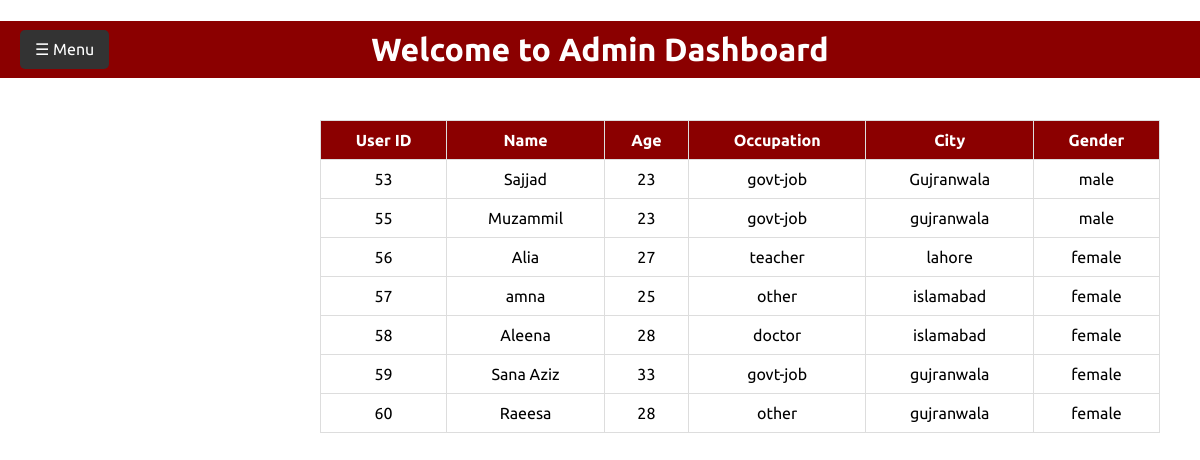
The page /register_users.php (signed in) on the database its author committed.
### tables this page shows
CREATE TABLE `candidate` (
  `id` int(11) NOT NULL,
  `name` varchar(50) NOT NULL,
  `email` varchar(50) NOT NULL,
  `phone_no` varchar(20) NOT NULL,
  `religion` varchar(30) NOT NULL,
  `occupation` varchar(40) NOT NULL,
  `monthly_income` int(50) NOT NULL,
  `age` int(4) NOT NULL,
  `height` varchar(30) NOT NULL,
  `gender` varchar(20) NOT NULL,
  `marital_status` varchar(20) NOT NULL,
  `caste` varchar(30) NOT NULL,
  `profile_img` varchar(50) NOT NULL,
  `c_id` int(11) DEFAULT NULL,
  `city` varchar(50) NOT NULL
);

### register_users.php (the view, shortened to what this page needs)
<?php
    include("connection.php");
    $sql = "SELECT * FROM `candidate` WHERE 1";
    $result = $conn->query($sql);
?>
<!DOCTYPE html>
<html>
<head>
    <link rel="stylesheet" type="text/css" href="admin_dashboard2.css">
</head>
<body>
    <div id="main">
        <span class="openbtn" onclick="toggleNav()">&#9776; Menu</span>
        <h1 style="">Welcome to Admin Dashboard</h1>
        <div class="table-container">
        <table>
    <thead>
        <tr>
            <th>User ID</th>
            <th>Name</th>
            <th>Age</th>
            <th>Occupation</th>
            <th>City</th>
            <th>Gender</th>
        </tr>
    </thead>
    <tbody>
        <?php
        while ($row = $result->fetch_assoc()) {
            echo "<tr>";
            echo "<td>" . $row['c_id'] . "</td>";
            echo "<td>" . $row['name'] . "</td>";
            echo "<td>" . $row['age'] . "</td>";
            echo "<td>" . $row['occupation'] . "</td>";
            echo "<td>" . $row['city'] . "</td>";
            echo "<td>" . $row['gender'] . "</td>";
            echo "</tr>";
        }
        ?>
    </tbody>
</table>
        </div>
    </div>
</body>
</html>

### admin_dashboard2.css (style rules this page uses)
* { font-family: 'Ubuntu', sans-serif; }
body { margin: 0; }
h1 { text-align: center; background-color: darkred; color: white; padding: 10px; }
.openbtn { position: fixed; z-index: 2; left: 20px; top: 30px; background-color: #333; color: #fff; padding: 10px 15px; border-radius: 5px; cursor: pointer; }

### register_users.php (style rules this page uses)
.table-container { width: 70%; text-align: center; justify-content: center; display: flex; flex-direction: column; margin: auto; padding: 20px; margin-right: 20px; }
table { width: 100%; border-collapse: collapse; }
th, td { padding: 10px; border: 1px solid #ddd; }
th { background-color: darkred; color: white; }

### rows shown on the page
candidate: c "53", name "Sajjad", age "23", occupation "govt-job", city "Gujranwala", gender "male"
candidate: c "55", name "Muzammil", age "23", occupation "govt-job", city "gujranwala", gender "male"
candidate: c "56", name "Alia", age "27", occupation "teacher", city "lahore", gender "female"
candidate: c "57", name "amna", age "25", occupation "other", city "islamabad", gender "female"
candidate: c "58", name "Aleena", age "28", occupation "doctor", city "islamabad", gender "female"
candidate: c "59", name "Sana Aziz", age "33", occupation "govt-job", city "gujranwala", gender "female"
candidate: c "60", name "Raeesa", age "28", occupation "other", city "gujranwala", gender "female"
